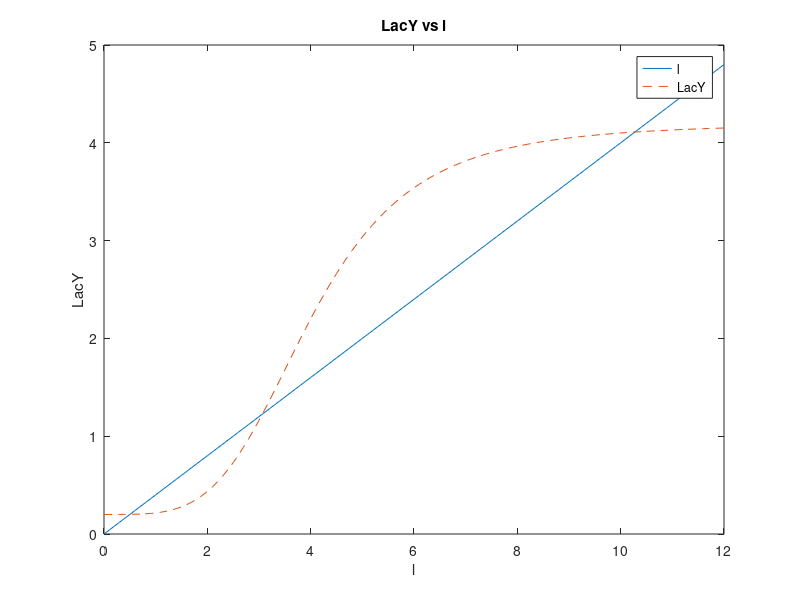

Reproduce this figure in MATLAB.
% Plotting nullcliness for E.coli lac operon

clear all
close all

p = 4 ;
gamma = 1 ;
beta = 1 ;
delta = 0.2 ;
sigma = 1 ;
l_ext = 2.5 ;
l0 = 4 ;

l = 0:0.1:12 ;

lnullc = gamma*l / (beta * l_ext) ;
lacnullc = (delta + p * (l.^4./(l.^4 + l0^4)))/sigma ;

%plot(l, lnullc, l, lacnullc)
plot(l, lnullc)
hold on

plot(l, lacnullc, '--')
hold off

legend('l', 'LacY')

title('LacY vs l')
xlabel('l')
ylabel('LacY')
